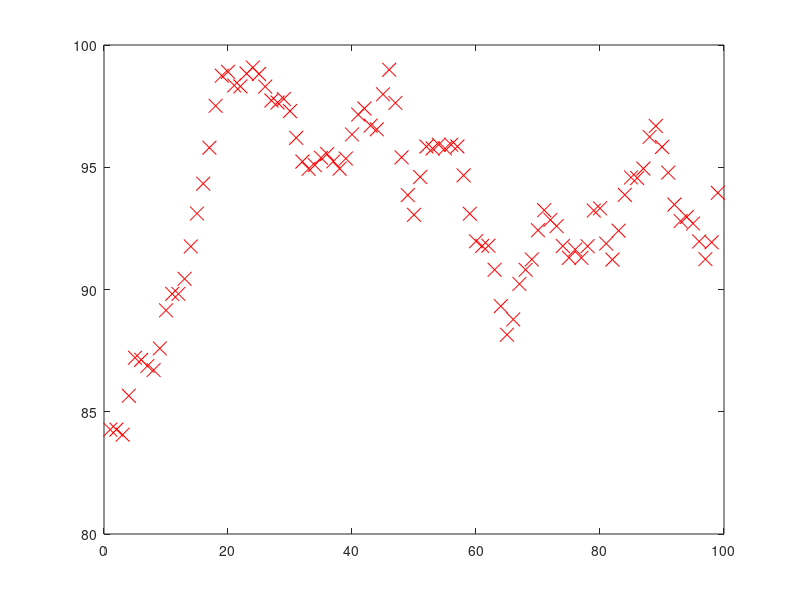

Recreate this plot in MATLAB. (Note: this script raises an error after producing the figure.)
data = load('ex1data3.txt') % Load the dataset
X = data(:,1) % Setting the value of X to the first column of dataset
y = data(:,2) % Setting the value of y to the second column of the dataset
m = length(y);
plot(X, y, 'rx', 'MarkerSize', 10) % Plotting the data
X = [ones(m,1), data(:,1)]
theta = zeros(2,1); % Initializing theta
J = computeCost(X, y, theta); % Setting J equal to the cost function
iterations = 150000 % number of iterations
alpha = 0.0004; % Learning Rate
theta = gradientDescent(X,y,theta,alpha,iterations) % Adjusting theta to the point where J(Cost Function) is minimum
hold on;
plot(X(:,2), X*theta, '-') % Plotting a line with slope theta
population = input("Enter the ID to predict Heart Rate: ") % Taking input to predict population
predicted_profit = [1, population]*theta
[1,population]